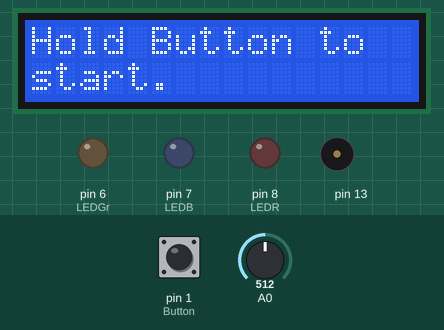
This sketch was run on a simulated Arduino Uno, built with avr-gcc and run on an emulated ATmega328P. On the bench: 16×2 character LCD, output pins drawn as LEDs (lit = HIGH), buzzer (waves = sounding). The inputs (shaded band) are chosen by the test bench; at power-on: pin 1 (Button) LOW, A0 = 512. Random numbers use the default seed unless the sketch sets one.

Above: at 1.2 s.
1.3 s: pin 1 (Button) pulled HIGH for 1.7 s
At 5.2 s:
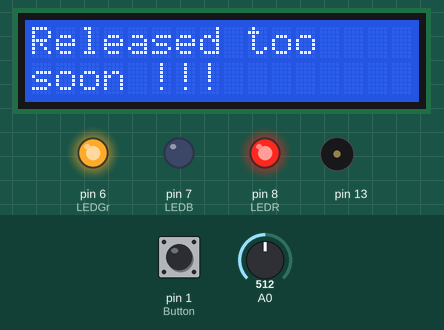
5.5 s: pin 1 (Button) pulled HIGH for 3.2 s
At 8.3 s:
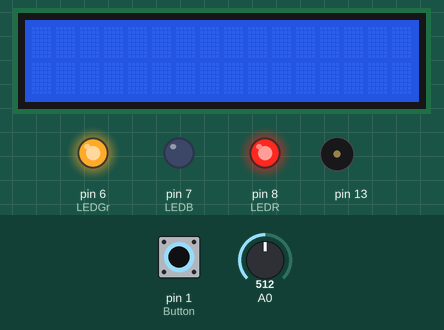
12.9 s: pin 1 (Button) pulsed HIGH 2 times (0.12 s each, 0.3 s apart)
At 14.4 s:
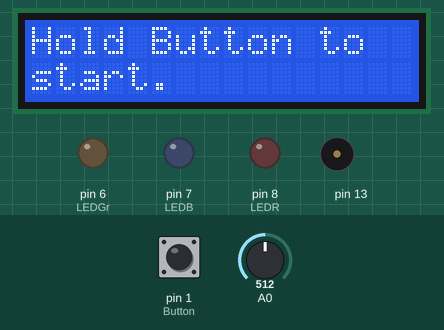
Timing chart, 0 to 24.3 s (numbered marks = the images above; inputs shaded):
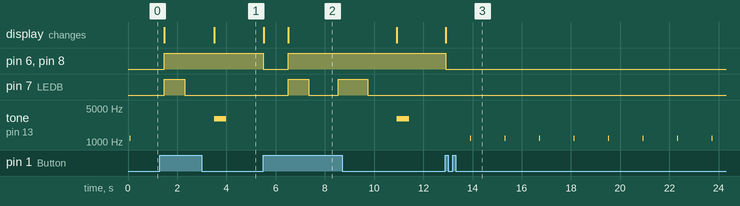

Measured:
- after the input at 1.3 s, pin 6 (LEDGr), pin 8 (LEDR): LOW → HIGH after 0.17 s; pin 7 (LEDB): LOW → HIGH after 0.17 s, → LOW 0.84 s later; the display: first changes after 0.17 s (image 1 shows a later state)
- after the input at 5.5 s, pin 6 (LEDGr), pin 8 (LEDR): HIGH → LOW at once, → HIGH 1.0 s later; pin 7 (LEDB): LOW → HIGH after 1.0 s, → LOW 0.84 s later, → HIGH 1.2 s later, → LOW 1.2 s later; tone on pin 13: silent → 3000 Hz after 5.4 s, → silent 0.50 s later; the display: first changes at once (image 2 shows a later state)
- after the input at 12.9 s, pin 6 (LEDGr), pin 8 (LEDR): HIGH → LOW at once; tone on pin 13: alternates 1200 Hz for 0.03 s and silent for 1.4 s, starting after 1.0 s; the display: changes at once (image 3)

The sketch:

_34_Reaction_Timer_Game.ino
```cpp
//Used a RGB LED with a common Anode (3 Cathodes: R, G, B)
#include <LiquidCrystal.h>
LiquidCrystal lcd(12, 11, 5, 4, 3, 2);
int LEDR = 8; // Red Led pin 8
int LEDB = 7; // Blue Led pin 7
int LEDGr = 6; // Green Led pin 6
int Button=1;
int COLOR; // variable Color
int Beep;
int PSE; // variable pause
int TME; // Time
int RTME=0; // Reaction Time
void setup()
{
lcd.begin(16, 2);
pinMode(LEDR, OUTPUT);
pinMode(LEDB, OUTPUT);
pinMode(LEDGr, OUTPUT);
pinMode(Button, INPUT);
digitalWrite(LEDR, LOW); // All lights are switched "on".
digitalWrite(LEDB, LOW);
digitalWrite(LEDGr, LOW);
}
void loop()
{
lcd.clear(); // Clear screen.
lcd.print("Hold Button to");
lcd.setCursor(0,1); // move to second line.
lcd.print("start.");
while (digitalRead(Button)==LOW) // The test does not start until the button is pushed (and held down).
{tone(13,1200,30);
delay(1400);
noTone(13);
}
lcd.clear();
digitalWrite(LEDR, HIGH); // switch off the "start"light.
digitalWrite(LEDB, HIGH);
digitalWrite(LEDGr, HIGH);
randomSeed(analogRead(0)); //Random noise from pin 0
COLOR = random(1,4); // Generate a random color.
PSE=random(500,1200); // Select a random pause between the lights (to increase the surprise effect).
while (COLOR!=1 && digitalRead(Button)==HIGH)// This loop is repeated while color is Green or Blue AND button is held down.
{
digitalWrite(LEDGr, HIGH);
digitalWrite(LEDB, HIGH);
delay(PSE);
randomSeed(analogRead(0));
Beep=random(1,4); // Select whether to beep or not (1 in 3 times).
PSE=random(750,1200); // Select a random pause between the lights (to increase the surprise effect).
if (Beep==1)
{tone(13,1600,350);
delay(750);
noTone(13);}
if (COLOR == 2)
{digitalWrite(LEDGr, LOW);}
if (COLOR == 3)
{digitalWrite(LEDB, LOW);}
delay(PSE);
randomSeed(analogRead(0));
COLOR = random(1,4);  // Select a random color.

}
if (COLOR == 1 && digitalRead(Button)==HIGH)// This loop is executed if the color is red.
{
digitalWrite(LEDGr, HIGH);
digitalWrite(LEDB, HIGH);
delay(PSE);
TME=millis(); // Time since this program has started (so Blue or Green loop included).
digitalWrite(LEDR, LOW);
while (digitalRead(Button)==HIGH)// This loop runs untill you have released the button, hence the reaction time.
{delay(1);}
lcd.display();
RTME=millis()-TME; // Time since Led is Red, hence reaction time.
lcd.print("Reaction Time:");
lcd.setCursor(0,1);
lcd.print(RTME);
}
if (COLOR != 1) // This step is executed if the color is NOT red but the Push button was released (wrong action).
{
lcd.print("Released too");
lcd.setCursor(0,1); // move to second line.
lcd.print("soon !!!");
tone(13,3000,1500);
delay(500);
noTone(13);
}
while (digitalRead(Button)==LOW) // The test does not re-start until the button is pushed once.
{delay(10);}
digitalWrite(LEDR, LOW); // Resets all lights to begin again.
digitalWrite(LEDB, LOW);
digitalWrite(LEDGr, LOW);
lcd.clear();
lcd.print("Hold Button to");
lcd.setCursor(0,1);
lcd.print("start.");
int Time=0;
delay(1000);
}
```
